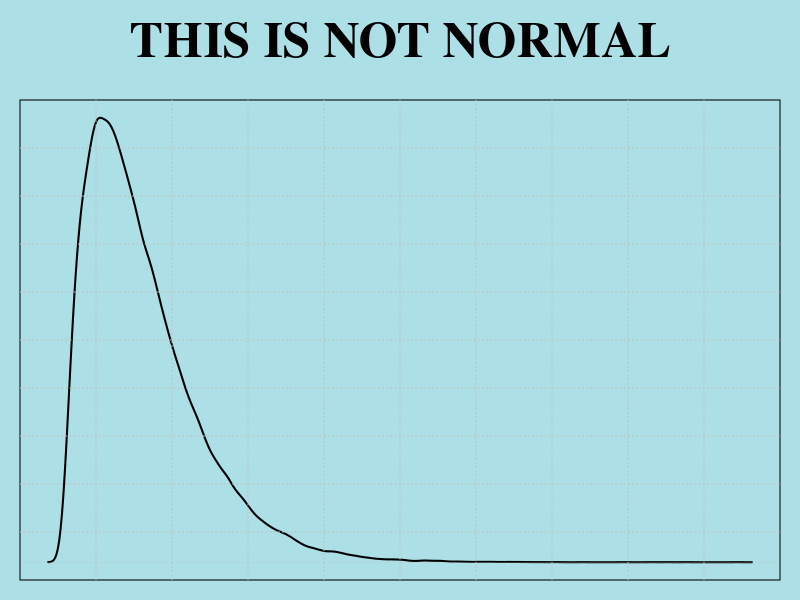
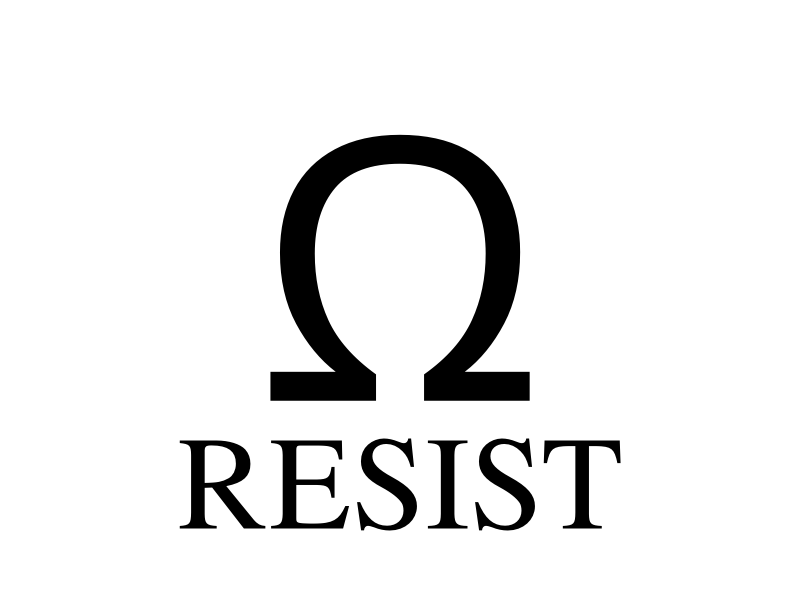
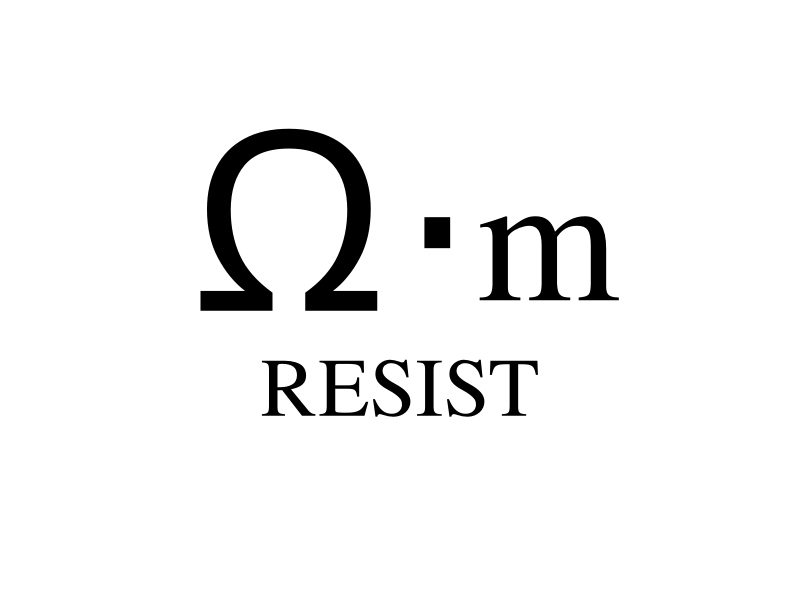

The R source for these figures, in order:
## ---- chunk 1
knitr::opts_chunk$set(echo = TRUE)
## ---- chunk 2
# THIS IS NOT NORMAL sign (with distribution)
distribution <- rnbinom(100000, 2, .01)       # Choose distribution (generate whatever you want!)
par(family="serif", bg="#ade0e6")             # Set font and background color
par(mar=c(1, 1, 1, 1), oma=c(0,0,4,0))        # Set margins around graph (the "4" in outer margins 
                                              # is to leave room for the sign title)

plot(density(distribution),                   # plot the graph 
     main="", xlab="", xaxt='n', ylab="",     # with no labels
     yaxt='n', lwd=2)                         # and twice the normal line thickness

grid(nx = 10, ny = 10, col = "gray",          # add dotted gray grid to background 
     lty = "dotted",lwd = par("lwd"), 
     equilogs = TRUE)

title(main="THIS IS NOT NORMAL",              # Add title. 
      outer=TRUE, cex.main=3)                 # Make it big.

## ---- chunk 3
par(mar = c(0,0,0,0), family="serif", bg="white")       # Set font and background color
plot(c(0, 1), c(0, 1), ann = F, bty = 'n', type = 'n',  # Plot an empty square
     xaxt = 'n', yaxt = 'n')
text(.5,.65, expression(Omega), cex=22)                 # Place the Omega sign (you may need to futz                                                           with the x and y positions)
text(.5,.2, "RESIST", cex=8)                            # Place the text
## ---- chunk 4
# RESIST sign (with ohm meter symbol)
par(mar = c(0,0,0,0), family="serif", bg="white")
plot(c(0, 1), c(0, 1), ann = F, bty = 'n', type = 'n', xaxt = 'n', yaxt = 'n')
text(.35,.75, expression(Omega), cex=15)
text(.55,.65, expression(paste(""%.%"")), cex=15)
text(.7,.67, "m", cex=11)
text(.5,.4, "RESIST", cex=5)
